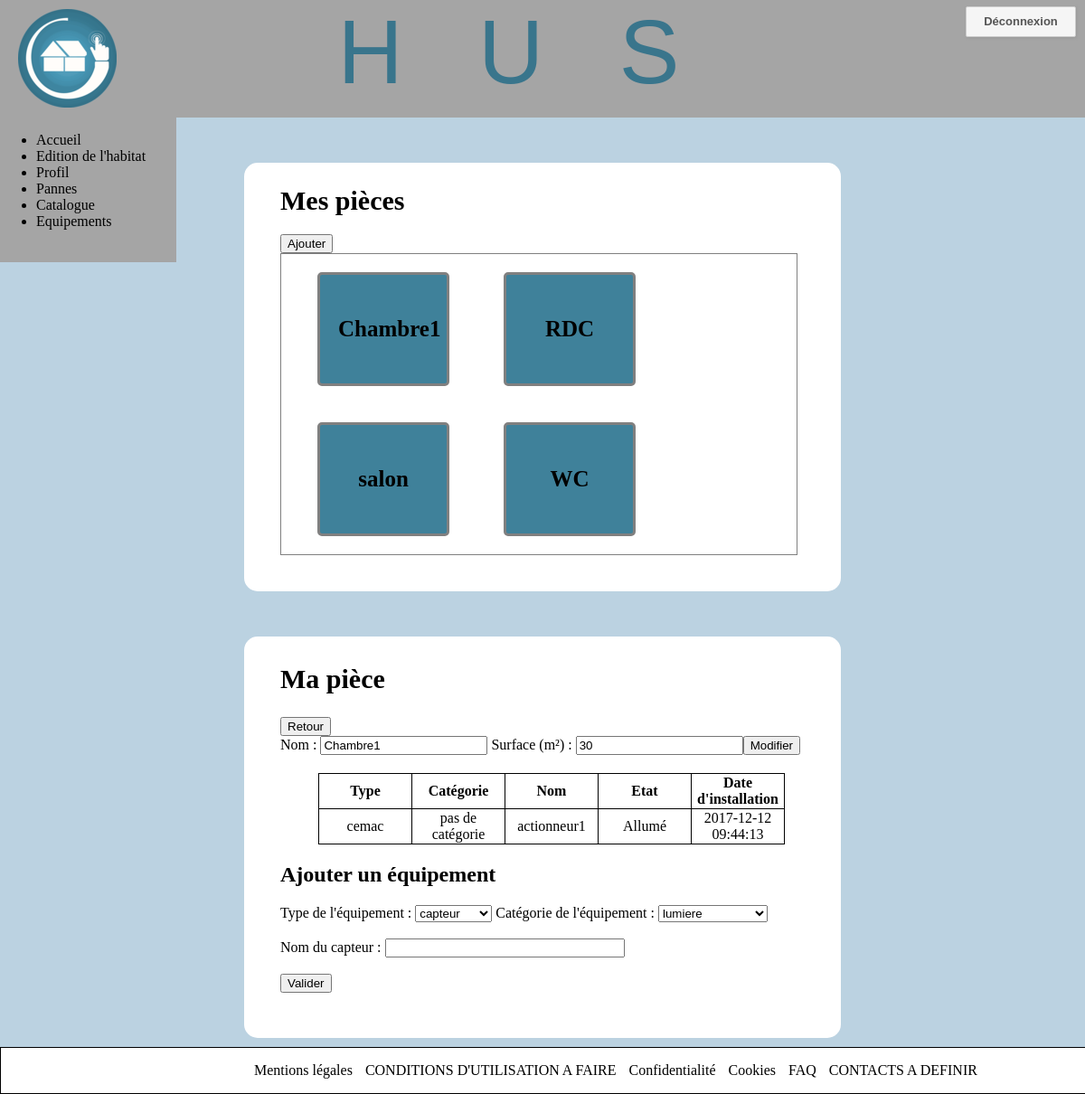
/edition_habitat/edition.habitat.traitement.php?id=5&nomPiece=Chambre1&surface=30, run on the app's committed database.
### tables this page shows
CREATE TABLE IF NOT EXISTS `equipements` (
  `ID` int(11) NOT NULL AUTO_INCREMENT,
  `Nom` varchar(255) NOT NULL,
  `Reference` text NOT NULL,
  `Etat` tinyint(1) NOT NULL,
  `Date_installation` datetime NOT NULL,
  `Presence_page_accueil` tinyint(1) NOT NULL,
  `ID_Piece` int(11) NOT NULL,
  `ID_Equipement_lie` int(11) DEFAULT NULL,
  `ID_type_equipement` int(11) NOT NULL,
  `ID_categorie_equipement` int(11) DEFAULT NULL,
  PRIMARY KEY (`ID`)
);

CREATE TABLE IF NOT EXISTS `type_equipement` (
  `ID` int(11) NOT NULL AUTO_INCREMENT,
  `Nom` varchar(50) NOT NULL,
  PRIMARY KEY (`ID`)
);

CREATE TABLE IF NOT EXISTS `categorie_equipement` (
  `ID` int(11) NOT NULL AUTO_INCREMENT,
  `Nom` varchar(50) NOT NULL,
  PRIMARY KEY (`ID`)
);

### edition_habitat/edition.habitat.traitement.php (the view, shortened to what this page needs)
<!DOCTYPE HTML>
<html>
    <head>
        <link rel="stylesheet" href="edition.habitat.vueCSS.css"/>
        <link rel="stylesheet" href="../Mise_en_page/header.css"/>
        <link rel="stylesheet" href="../Mise_en_page/footer.css"/>
    </head>
    <body>
    <header>
    </header>
<?php
try
{
    $bdd = new PDO('mysql:host=localhost;dbname=husv4;charset=utf8', 'root', '',
                    array(PDO::ATTR_ERRMODE => PDO::ERRMODE_EXCEPTION));
}
catch (Exception $e)
{
    die('Erreur :' .$e->getMessage());
}
?>
		<div id="sectionPieces">
    		<h1> Mes pièces </h1>
    		<a href="edition.habitat.traitement.php?ajout=1&amp;modifier=0#sectionEdition"><input type="button" name="ajouter_piece" value="Ajouter"/></a>
    		<section id="cadreIconePiece"  >
<?php
$query1 = $bdd->query("SELECT ID, Nom, Surface FROM pieces WHERE ID_Habitat = 1 ORDER BY Nom");
while($dataPiece = $query1->fetch())
{
    $liste_ID[] = $dataPiece['ID'];
    $liste_piece[] = $dataPiece['Nom'];
    $liste_surface[] = $dataPiece['Surface'];
}
$taille_liste = count($liste_ID);
for ($i=0 ; $i<$taille_liste ; $i++)
{
    echo '<a href="edition.habitat.traitement.php?id='.$liste_ID[$i].'&amp;nomPiece='.$liste_piece[$i].
            '&amp;surface='.$liste_surface[$i].'#sectionEdition" class="lienEdition">'
             .$liste_piece[$i].'</a>';
}
?>
    		</section>
    	</div>
		<section id="sectionEdition">
<?php
        if (isset($_GET['ajout']) AND $_GET['ajout'] == 1)
        {
            echo'<h1> Ma nouvelle pièce </h1>';
        }
        else
        {
            echo '<h1> Ma pièce </h1> ';
        }
?>
			<a href="edition.habitat.traitement.php"><input type="button" name="retour" value="Retour"/></a>
<?php
if (!empty($_GET['id']) OR !empty($_GET['nomPiece']) OR !empty($_GET['surface']) OR !empty($_GET['modifier']) OR !empty($_GET['ajout']))
{
?>
			<form method="post" action="" id="formulaire">
<?php
if (isset($_GET['id']) AND isset($_GET['nomPiece']) AND isset($_GET['surface']))
{
    echo '<label for="nomPiece"> Nom : </label>
          <input type="text" name="nom_piece" value="'.$_GET['nomPiece'].'" id="nomPiece" readonly/>
          <label for="surfacePiece"> Surface (m²) : </label>
          <input type="text" name="surface_piece" value="'.$_GET['surface'].'" id="surfacePiece" readonly/>';
    echo '<a href="edition.habitat.traitement.php?ajout=0&amp;modifier=1&amp;id='.$_GET['id'].'#sectionEdition"><input type="button" name="modifier_piece" value="Modifier"/></a>';
}
?>
				</form>
			<table>
    			<thead>
    				<tr>
    					<th> Type </th>
    					<th> Catégorie </th>
    					<th> Nom </th>
    					<th> Etat </th>
    					<th> Date d'installation </th>
    				</tr>
    			</thead>
				<tbody>
<?php
if (isset($_GET['id']))
{
    $query4 = $bdd->prepare('SELECT * FROM equipements WHERE ID_Piece = ?');
    $query4 -> execute(array($_GET['id']));
    while ($dataEq = $query4->fetch())
    {
        if ($dataEq['Etat'] == 0)
        {
            $Etat = 'Eteint';
        } else {
            $Etat = 'Allumé';
        }
        $queryEqType = $bdd->query('SELECT type_equipement.Nom FROM type_equipement INNER JOIN equipements ON type_equipement.ID = equipements.ID_type_equipement');
        $dataEqType = $queryEqType->fetch();
        $queryEqCat = $bdd->query('SELECT categorie_equipement.Nom FROM categorie_equipement INNER JOIN equipements ON categorie_equipement.ID = equipements.ID_categorie_equipement');
        $dataEqCat = $queryEqCat->fetch();
        echo '<tr>
            <td>'.$dataEqType['Nom'].'</td>
            <td>'.$dataEqCat['Nom'].'</td>
            <td>'.$dataEq['Nom'].'</td>
            <td>'.$Etat.'</td>
            <td>'.$dataEq['Date_installation'].'</td>
        </tr>';
    }
}
?>
    			</tbody>
			</table>
			<h2>Ajouter un équipement</h2>
			<form method="post" action="" id="formulaire">
			<label> Type de l'équipement :</label>
			<select name="choixType">
<?php
$query5 = $bdd->query('SELECT Nom FROM type_equipement');
while ($dataTypeNom = $query5->fetch())
{
    $i=1;
    echo '<option value="typeCapteur'.$i.'">'.$dataTypeNom['Nom'].'</option>' ;
}
?>
    			</select>
    			<label> Catégorie de l'équipement :</label>
    			<select name="choixCat">
<?php
$query5 = $bdd->query('SELECT * FROM categorie_equipement');
while ($dataCatNom = $query5->fetch())
{
    $i=1;
    echo '<option value="catCapteur'.$i.'">'.$dataCatNom['Nom'].'</option>' ;
}
?>
    			</select> <br/><br/>
    			<label for="nomCapteur"> Nom du capteur :</label>
    			<input type="text" name="nom_capteur" id="nomCapteur" maxlength="20" size="30" required/> <br/><br/>
				<input type="submit" value="Valider">
			</form>
<?php
}
?>
		</section>
    	<footer>
			<?php include("../Mise_en_page/footer.php");?>
		</footer>
    </body>
</html>

### edition_habitat/edition.habitat.vueCSS.css (style rules this page uses)
body { background-color: rgb(187 , 210 , 225); margin: 0px; }
h1 { font-size: 30px; }
a { text-decoration: none; }
#sectionPieces { width: 50%; background-color: white; border-radius: 15px; padding-right: 20px; padding-left: 40px; padding-bottom: 40px; padding-top: 5px; margin: auto; margin-top: 50px; }
#cadreIconePiece { width: 95%; min-height: 150px; border: 1px solid gray; display: flex; flex-wrap: wrap; align-content: space-around; }
.lienEdition { display: block; width: 100px; height: 120px; border: solid gray 3px; border-radius: 5px; background-color: #3F819A; margin-right: 20px; margin-left: 40px; margin-top: 20px; margin-bottom: 20px; display: flex; flex-direction: column ; justify-content: center ; flex-wrap: wrap; padding-right: 20px; padding-left: 20px; color: black; font-size: 25px; font-weight:bold; text-decoration: none; text-align: center; }
#sectionEdition { width: 50%; background-color: white; border-radius: 15px; margin: auto; padding-right: 20px; padding-left: 40px; padding-bottom: 40px; padding-top: 5px; margin-top: 50px; }
#formulaire { margin-bottom: 10px; }
table { border: 1px solid black; border-collapse: collapse; margin: auto; margin-top: 20px; }
th { border: 1px solid black; width: 100px; }
td { border: 1px solid black; text-align: center; }

### Mise_en_page/header.css (style rules this page uses)
#entete { display: flex; justify-content: space-between; margin: 0px; padding: 0px; font-family: Verdana, Arial; font-size: 15px; background: #EFEFEF; background-color: #A5A5A5; height: 130px; }
.nom { width: 450px; }
.nom a { font-size: 100px; text-align: center; white-space: pre; text-decoration: none; color: #39758C; }
.logo { margin: 10px 0 0 20px; }
.BoutonDeconnexion { width:120px; height: 20px; padding:6px 0 6px 0; margin: 7px 10px 0 0; background:#f5f5f5; border-radius:2px; border:1px solid #ccc; box-shadow:1px 1px 3px #999; cursor:pointer; text-align: center; }
.TextDeconnexion { font:bold 13px Arial; color:#555; text-transform:capitalize; text-decoration : none; }
nav { display: flex; width: 195px; height: 160px; background:#A5A5A5; position: fixed; }
a { text-decoration: none; color: #000; }

### data on the page
equipements: type_equipement.Nom "cemac", ID_categorie_equipement.Nom "pas de catégorie", Nom "actionneur1", Etat "Allumé", Date_installation "2017-12-12 09:44:13"

### other printed values
$liste_piece[$i] "Chambre1"
$liste_piece[$i] "RDC"
$liste_piece[$i] "salon"
$liste_piece[$i] "WC"
form field choixType "capteur"
form field choixCat "lumiere"
